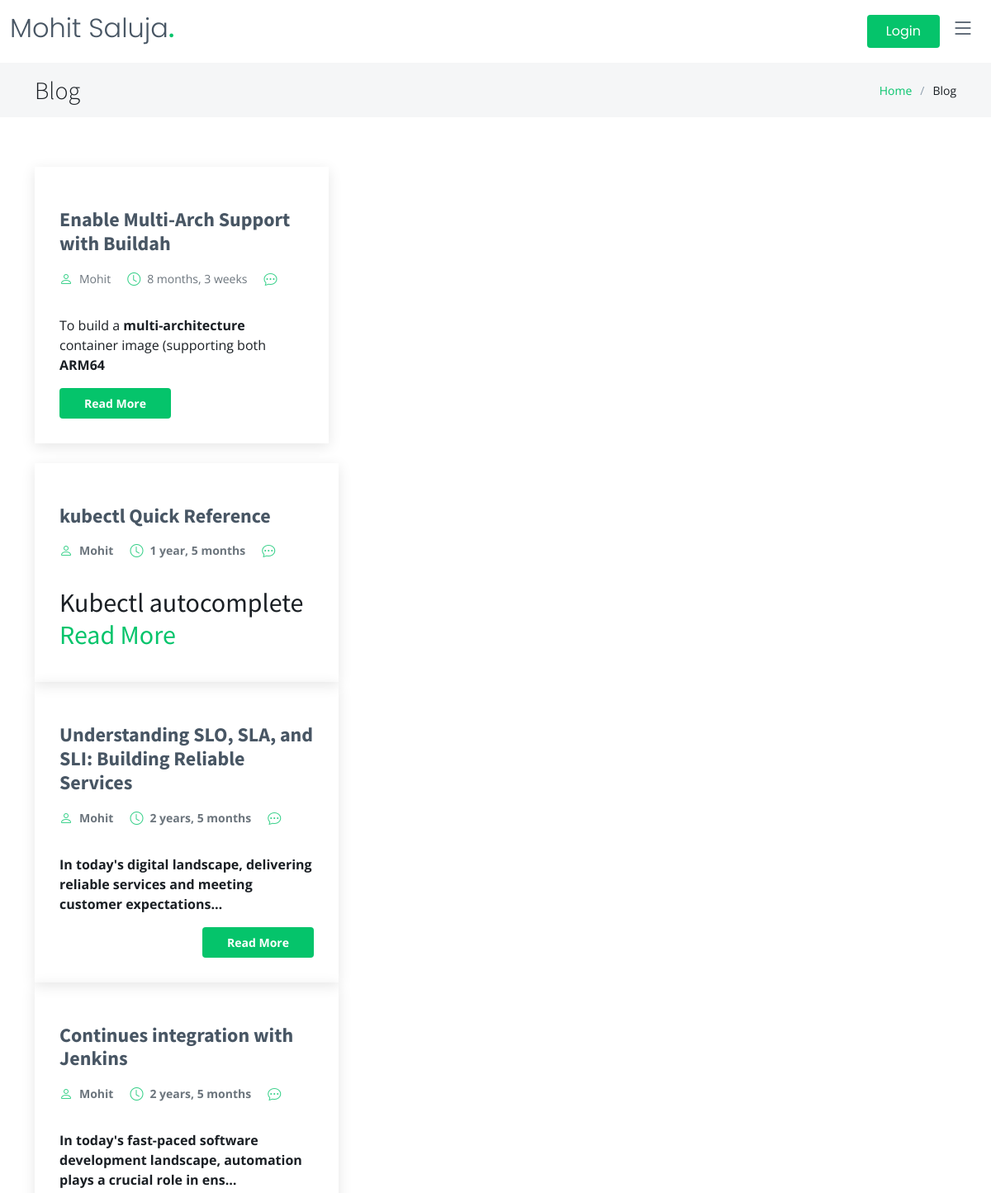
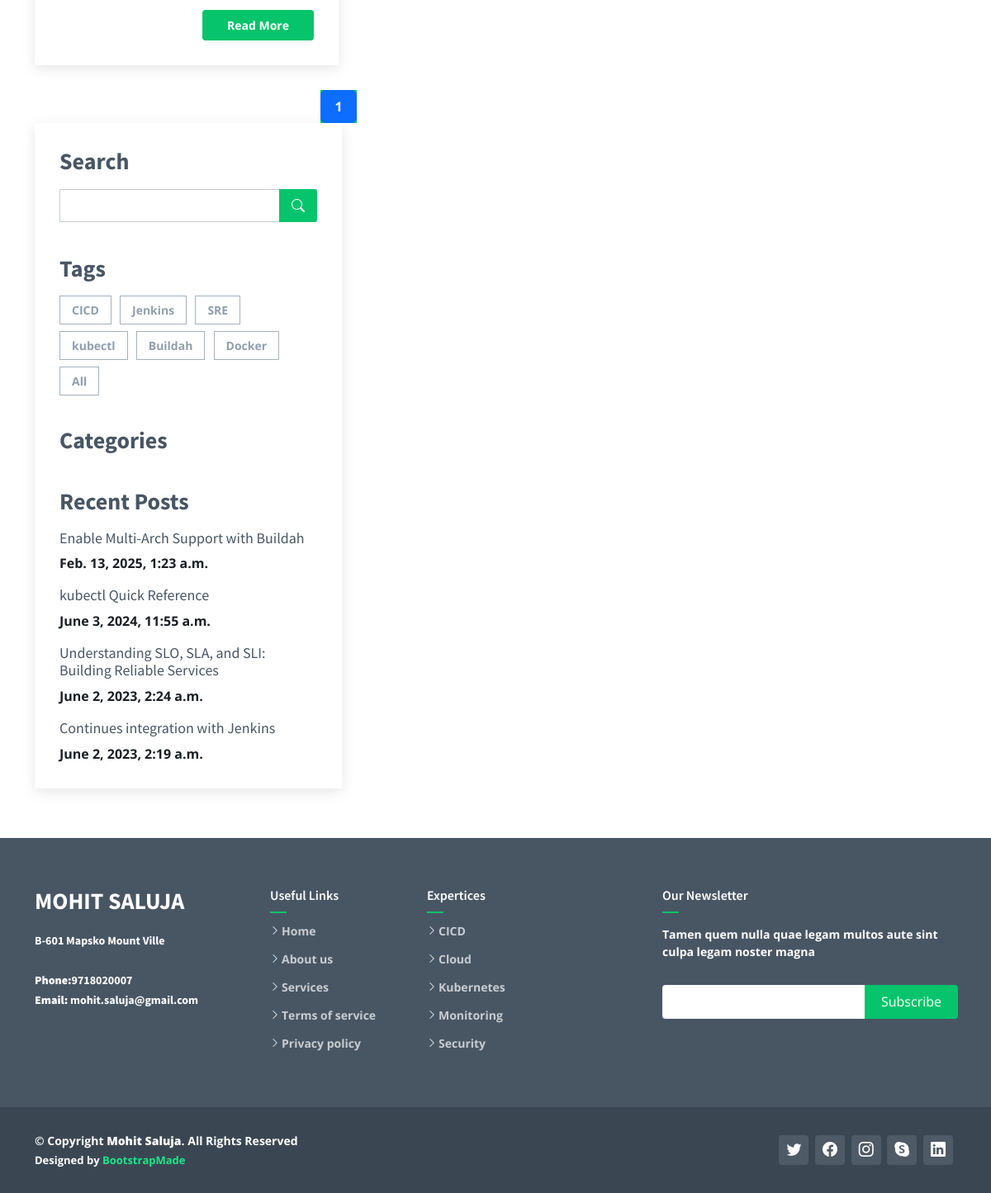
The app's page /blogs/ with its own data (2 pictures, top to bottom).
### web/models.py (models this page shows, shortened)
class address(models.Model):
    website_name = models.CharField(max_length=100)
    email_id = models.EmailField(max_length=100)
    phone = models.CharField(max_length=15)
    office_address = models.CharField(max_length=200, default="Offoce #123")

class Post(models.Model):
    author = models.ForeignKey(User, on_delete=models.CASCADE)
    title = models.CharField(max_length=100)
    content = RichTextUploadingField(blank=True)
    date_posted = models.DateTimeField(auto_now_add=True)
    tags = TaggableManager()

### techblog/views.py (the view)
# urls.py: path('blogs/', views.blogs, name='blogs'),
def blogs(request):
    color_scheme = "default"
    try:
        feature = Features.objects.first()
        if feature:
            color_scheme = feature.color_schem
    except Exception:
        pass  # Table might not exist yet during initial migrations
    posts = Post.objects.all().order_by('-id')
    search_query = request.GET.get('search')
    if search_query:
        posts = posts.filter(title__icontains=search_query)
    paginator = Paginator(posts, 4)  # 4 posts per page
    page_number = request.GET.get('page')
    page_obj = paginator.get_page(page_number)
    tag_data = tagdata()
    all_tags = set()
    for post in page_obj:
        all_tags.update(post.tags.all())
    addressData = address.objects.all()
    context = {
        'addressData': addressData,
        'Post': page_obj,        # paginated posts
        'page_obj': page_obj,    # pagination object for template
        'all_tags': all_tags,
        'tag_data': tag_data,
        'color_scheme': color_scheme,
    }
    return render(request, "blog-new.html", context)

### techblog/views.py (called while the page is built)
def tagdata():
    mylist = []
    mydict = {}
    for item in TaggedItem.objects.all():
        mylist.append(item.tag.name)
    for i in mylist:
        mydict[i] = mylist.count(i)
    return mydict

### techblog/templates/blog-new.html (shortened to what this page needs)
{% extends 'base.html' %}
{% load static %}
{% block "content" %}
<main id="main">
  <div class="breadcrumbs">
    <div class="container">
      <div class="d-flex justify-content-between align-items-center">
        <h2>Blog</h2>
        <ol>
          <li><a href="{% url 'home' %}">Home</a></li>
          <li>Blog</li>
        </ol>
      </div>
    </div>
  </div>
  <section id="blog" class="blog">
    <div class="container" data-aos="fade-up">
      <div class="row g-6">
        <div class="col-lg-8">
          <div class="row gy-4 posts-list">
            {% for post in page_obj %}
            <div class="col-lg-6">
              <article class="d-flex flex-column">
                <h2 class="title">
                  <a href="{% url 'blog_detail' post.id %}">{{ post.title }}</a>
                </h2>
                <div class="meta-top">
                  <ul>
                    <li class="d-flex align-items-center"><i class="bi bi-person"></i> <a href="{% url 'blog_detail' post.id %}">{{ post.author }}</a></li>
                    <li class="d-flex align-items-center"><i class="bi bi-clock"></i> <a href="{% url 'blog_detail' post.id %}">{{ post.date_posted|timesince }}</a></li>
                    <li class="d-flex align-items-center"><i class="bi bi-chat-dots"></i> <a href="{% url 'blog_detail' post.id %}">{{ comments_count }}</a></li>
                  </ul>
                </div>
                <div class="content">
                  <p>
                    {{ post.content|truncatechars:100|safe}}
                  </p>
                </div>
                <div class="read-more mt-auto align-self-end">
                  <a href="{% url 'blog_detail' post.pk %}">Read More</a>
                </div>
              </article>
            </div>
            {% endfor %}
          </div>
          <div class="blog-pagination">
            <ul class="pagination justify-content-center">
              {% for num in page_obj.paginator.page_range %}
                {% if page_obj.number == num %}
                  <li class="page-item active"><a class="page-link" href="#">{{ num }}</a></li>
                {% elif num > page_obj.number|add:-3 and num < page_obj.number|add:3 %}
                  <li class="page-item"><a class="page-link" href="?page={{ num }}">{{ num }}</a></li>
                {% endif %}
              {% endfor %}
            </ul>
          </div>
        </div>
        <div class="col-lg-4">
          <div class="sidebar">
            <div class="sidebar-item search-form">
              <h3 class="sidebar-title">Search</h3>
              <form action="" class="mt-3" method="GET">
                <input name="search" type="text">
                <button type="submit"><i class="bi bi-search"></i></button>
              </form>
            </div>
            <div class="sidebar-item tags">
              <h3 class="sidebar-title">Tags</h3>
              <ul class="mt-3">
                {% for tag in all_tags %}
                <li><a href="{% url 'blogsfilter' tag.id %}">{{ tag.name }}</a></li>
                {% endfor %}
                <li><a href="{% url 'blogs' %}">All</a></li>
              </ul>
            </div>
            <div class="sidebar-item categories">
              <h3 class="sidebar-title">Categories</h3>
            </div>
            <div class="sidebar-item recent-posts">
              <h3 class="sidebar-title">Recent Posts</h3>
              <div class="mt-1">
                {% for post in Post %}
                <div class="post-item mt-3">
                  <div>
                    <h4><a href="{% url 'blog_detail' post.id %}">{{ post.title }}</a></h4>
                    {{ post.date_posted }}
                  </div>
                </div>
                {% endfor %}
              </div>
            </div>
          </div>
        </div>
      </div>
    </div>
  </section>
</main>
{% endblock %}

### techblog/templates/base.html (shortened to what this page needs)
{% include "header.html" %}
{% block "content" %}
{% endblock %}
{% include "footer.html" %}

### techblog/templates/header.html (shortened to what this page needs)
{% load static %}
<!DOCTYPE html>
<html lang="en">
<head>
  <link href="{% static 'assets/vendor/bootstrap/css/bootstrap.min.css' %}" rel="stylesheet">
  <link href="{% static 'assets/vendor/bootstrap-icons/bootstrap-icons.css' %}" rel="stylesheet">
  <link href="{% static 'assets/vendor/aos/aos.css' %}" rel="stylesheet">
  <link href="{% static 'assets/vendor/glightbox/css/glightbox.min.css' %}" rel="stylesheet">
  <link href="{% static 'assets/vendor/swiper/swiper-bundle.min.css' %}" rel="stylesheet">
  {% if color_scheme == 'blue'%}
  <link href="{% static 'assets/css/variables-blue.css' %}" rel="stylesheet">
  {% elif  color_scheme == 'green' %}
  <link href="{% static 'assets/css/variables-green.css' %}" rel="stylesheet">
  {% elif  color_scheme == 'orange' %}
  <link href="{% static 'assets/css/variables-orange.css' %}" rel="stylesheet">
  {% elif  color_scheme == 'purple' %}
  <link href="{% static 'assets/css/variables-purple.css' %}" rel="stylesheet">
  {% elif  color_scheme == 'red' %}
  <link href="{% static 'assets/css/variables-red.css' %}" rel="stylesheet">
  {% elif  color_scheme == 'pink' %}
  <link href="{% static 'assets/css/variables-pink.css' %}" rel="stylesheet">
   {% endif %}
  <link href="{% static 'assets/css/main.css' %}" rel="stylesheet">
</head>
<body>
  <header id="header" class="header fixed-top" data-scrollto-offset="0">
    <div class="container-fluid d-flex align-items-center justify-content-between">
      <a href="index.html" class="logo d-flex align-items-center scrollto me-auto me-lg-0">
        <h1>{{ addressData.0.website_name }}<span>.</span></h1>
      </a>
      <nav id="navbar" class="navbar" >
        <i class="bi bi-list mobile-nav-toggle d-none"></i>
      </nav>
      {% if request.user.is_authenticated %}
      <span>
         Hello,{{ request.user }}
         <a class="btn-getstarted scrollto" href="{% url 'logout' %}">Logout</a>
      </span>
      {% else %}
      <a class="btn-getstarted scrollto" href="{% url 'loginpage' %}">Login</a>
      {% endif %}
      </div>
  </header>

### techblog/templates/footer.html (shortened to what this page needs)
{% load static %}
<footer id="footer" class="footer">
    <div class="footer-content">
      <div class="container">
        <div class="row">
          <div class="col-lg-3 col-md-6">
            <div class="footer-info">
              <h3>{{ addressData.0.website_name }}</h3>
              <p>
                {{ addressData.0.office_address}}
                <br><br>
                <strong>Phone:</strong>{{ addressData.0.phone }}<br>
                <strong>Email:</strong> {{ addressData.0.email_id }}<br>
              </p>
            </div>
          </div>
          <div class="col-lg-2 col-md-6 footer-links">
            <h4>Useful Links</h4>
            <ul>
              <li><i class="bi bi-chevron-right"></i> <a href="#">Home</a></li>
              <li><i class="bi bi-chevron-right"></i> <a href="#">About us</a></li>
              <li><i class="bi bi-chevron-right"></i> <a href="#">Services</a></li>
              <li><i class="bi bi-chevron-right"></i> <a href="#">Terms of service</a></li>
              <li><i class="bi bi-chevron-right"></i> <a href="#">Privacy policy</a></li>
            </ul>
          </div>
          <div class="col-lg-3 col-md-6 footer-links">
            <h4>Expertices</h4>
            <ul>
              <li><i class="bi bi-chevron-right"></i> <a href="#">CICD </a></li>
              <li><i class="bi bi-chevron-right"></i> <a href="#">Cloud </a></li>
              <li><i class="bi bi-chevron-right"></i> <a href="#">Kubernetes</a></li>
              <li><i class="bi bi-chevron-right"></i> <a href="#">Monitoring</a></li>
              <li><i class="bi bi-chevron-right"></i> <a href="#">Security</a></li>
            </ul>
          </div>
          <div class="col-lg-4 col-md-6 footer-newsletter">
            <h4>Our Newsletter</h4>
            <p>Tamen quem nulla quae legam multos aute sint culpa legam noster magna</p>
            <form action="{% url 'subscribe_newsletter' %}" method="post">
              <input type="email" name="email"><input type="submit" value="Subscribe">
            </form>
          </div>
        </div>
      </div>
    </div>
    <div class="footer-legal text-center">
      <div class="container d-flex flex-column flex-lg-row justify-content-center justify-content-lg-between align-items-center">
        <div class="d-flex flex-column align-items-center align-items-lg-start">
          <div class="copyright">
            &copy; Copyright <strong><span>{{ addressData.0.website_name }}</span></strong>. All Rights Reserved
          </div>
          <div class="credits">
            Designed by <a href="https://bootstrapmade.com/">BootstrapMade</a>
          </div>
        </div>
        <div class="social-links order-first order-lg-last mb-3 mb-lg-0">
          <a href="#" class="twitter"><i class="bi bi-twitter"></i></a>
          <a href="#" class="facebook"><i class="bi bi-facebook"></i></a>
          <a href="#" class="instagram"><i class="bi bi-instagram"></i></a>
          <a href="#" class="google-plus"><i class="bi bi-skype"></i></a>
          <a href="#" class="linkedin"><i class="bi bi-linkedin"></i></a>
        </div>
      </div>
    </div>
  </footer>
</body>
</html>

### techblog/static/assets/css/variables-green.css (style rules this page uses)
:root { --font-default: 'Open Sans', system-ui, -apple-system, "Segoe UI", Roboto, "Helvetica Neue", Arial, "Noto Sans", "Liberation Sans", sans-serif, "Apple Color Emoji", "Segoe UI Emoji", "Segoe UI Symbol", "Noto Color Emoji"; --font-primary: 'Source Sans Pro', sans-serif; --font-secondary: 'Poppins', sans-serif; --color-default: #1a1f24; --color-default-rgb: 26, 31, 36; --color-links: #05c46b; --color-links-hover: #1de789; --color-primary: #05c46b; --color-primary-light: #1de789; --color-primary-dark: #01a156; --color-primary-rgb: 5, 196, 107; --color-primary-light-rgb: 29, 231, 137; --color-primary-dark-rgb: 1, 161, 86; --color-secondary: #485664; --color-secondary-light: #8f9fae; --color-secondary-dark: #3a4753; --color-secondary-rgb: 72, 86, 100; --color-secondary-light-rgb: 143, 159, 174; --color-secondary-dark-rgb: 58, 71, 83; --color-blue: #0d6efd; --color-blue-rgb: 13, 110, 253; --color-indigo: #6610f2; --color-indigo-rgb: 102, 16, 242; --color-purple: #6f42c1; --color-purple-rgb: 111, 66, 193; --color-pink: #f3268c; --color-pink-rgb: 243, 38, 140; --color-red: #df1529; --color-red-rgb: 223, 21, 4; --color-orange: #fd7e14; --color-orange-rgb: 253, 126, 20; --color-yellow: #ffc107; --color-yellow-rgb: 255, 193, 7; --color-green: #059652; --color-green-rgb: 5, 150, 82; --color-teal: #20c997; --color-teal-rgb: 32, 201, 151; --color-cyan: #0dcaf0; --color-cyan-rgb: 13, 202, 240; --color-white: #ffffff; --color-white-rgb: 255, 255, 255; --color-gray: #6c757d; --color-gray-rgb: 108, 117, 125; --color-black: #000000; --color-black-rgb: 0, 0, 0; }
:root { --bs-blue: var(--color-blue); --bs-indigo: var(--color-indigo); --bs-purple: var(--color-purple); --bs-pink: var(--color-pink); --bs-red: var(--color-red); --bs-orange: var(--color-orange); --bs-yellow: var(--color-yellow); --bs-green: var(--color-green); --bs-teal: var(--color-teal); --bs-cyan: var(--color-cyan); --bs-white: var(--color-white); --bs-gray: var(--color-gray); --bs-gray-dark: #343a40; --bs-gray-100: #f8f9fa; --bs-gray-200: #e9ecef; --bs-gray-300: #dee2e6; --bs-gray-400: #ced4da; --bs-gray-500: #adb5bd; --bs-gray-600: #6c757d; --bs-gray-700: #495057; --bs-gray-800: #343a40; --bs-gray-900: #212529; --bs-primary: var(--color-blue); --bs-secondary: var(--color-blue); --bs-success: #198754; --bs-info: #0dcaf0; --bs-warning: #ffc107; --bs-danger: #dc3545; --bs-light: #f8f9fa; --bs-dark: #212529; --bs-primary-rgb: var(--color-primary-rgb); --bs-secondary-rgb: var(--color-secondary-rgb); --bs-success-rgb: 25, 135, 84; --bs-info-rgb: 13, 202, 240; --bs-warning-rgb: 255, 193, 7; --bs-danger-rgb: 220, 53, 69; --bs-light-rgb: 248, 249, 250; --bs-dark-rgb: 33, 37, 41; --bs-white-rgb: var(--color-white-rgb); --bs-black-rgb: var(--color-black-rgb); --bs-body-color-rgb: var(--color-default-rgb); --bs-body-bg-rgb: 255, 255, 255; --bs-font-sans-serif: var(--font-default); --bs-font-monospace: SFMono-Regular, Menlo, Monaco, Consolas, "Liberation Mono", "Courier New", monospace; --bs-gradient: linear-gradient(180deg, rgba(255, 255, 255, 0.15), rgba(255, 255, 255, 0)); --bs-body-font-family: var(--font-default); --bs-body-font-size: 1rem; --bs-body-font-weight: 400; --bs-body-line-height: 1.5; --bs-body-color: var(--color-default); --bs-body-bg: #fff; }

### records on screen
address: website_name "Mohit Saluja", website_name "MOHIT SALUJA", office_address "B-601 Mapsko Mount Ville", phone "9718020007", email "mohit.saluja@gmail.com"
Post: title "Enable Multi-Arch Support with Buildah", author "Mohit", date_posted "8 months, 3 weeks", content "To build a multi-architecture container image (supporting both ARM64", date_posted "Feb. 13, 2025, 1:23 a.m."
Post: title "kubectl Quick Reference", author "Mohit", date_posted "1 year, 5 months", content "Kubectl autocomplete", date_posted "June 3, 2024, 11:55 a.m."
Post: title "Understanding SLO, SLA, and SLI: Building Reliable Services", author "Mohit", date_posted "2 years, 5 months", content "In today's digital landscape, delivering reliable services and meeting customer expectations…", date_posted "June 2, 2023, 2:24 a.m."
Post: title "Continues integration with Jenkins", author "Mohit", date_posted "2 years, 5 months", content "In today's fast-paced software development landscape, automation plays a crucial role in ens…", date_posted "June 2, 2023, 2:19 a.m."
Tag: name "CICD"
Tag: name "Jenkins"
Tag: name "SRE"
Tag: name "kubectl"
Tag: name "Buildah"
Tag: name "Docker"

### other values on screen
{{ num }} "1"
